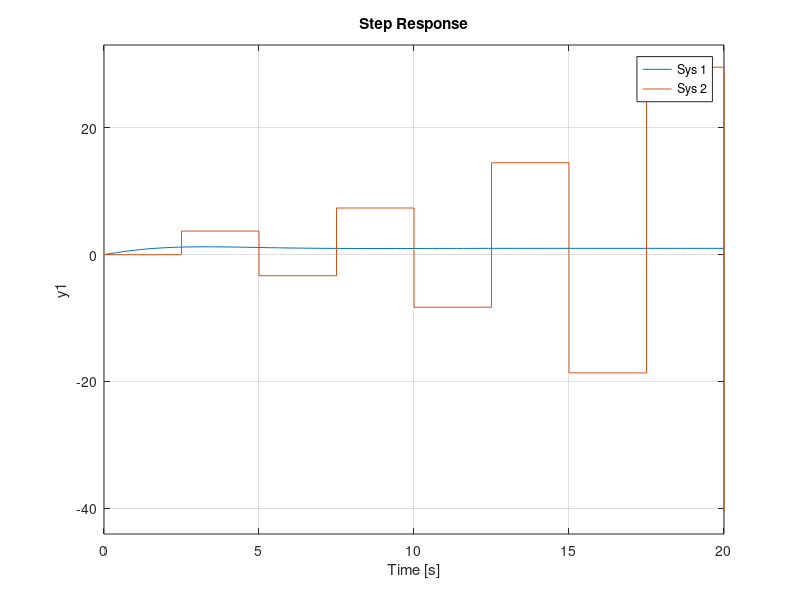

MATLAB code for this plot:
P=tf(1,[1 0])
wc=1,PM=60,
bode(P)
[m,p]=bode(P,wc);
z_angle=-((p-90)-(-180)-PM)
T=max(0,tan(z_angle*pi/180)/wc)
C=tf([T 1],[1 0])
k=1./bode(P*C,wc)
C=tf([T 1],[1 0])*k
step(feedback(P*C,1))
bode(feedback(P*C,1))
pi*60/90
ts=.2;step(feedback(P*C,1),feedback(c2d(P,ts)*c2d(C,ts,'tustin'),1))
ts=1;step(feedback(P*C,1),feedback(c2d(P,ts)*c2d(C,ts,'tustin'),1))
ts=2;step(feedback(P*C,1),feedback(c2d(P,ts)*c2d(C,ts,'tustin'),1))
ts=2.1;step(feedback(P*C,1),feedback(c2d(P,ts)*c2d(C,ts,'tustin'),1))
ts=2.2;step(feedback(P*C,1),feedback(c2d(P,ts)*c2d(C,ts,'tustin'),1))
ts=2.3;step(feedback(P*C,1),feedback(c2d(P,ts)*c2d(C,ts,'tustin'),1))
ts=2.5;step(feedback(P*C,1),feedback(c2d(P,ts)*c2d(C,ts,'tustin'),1))

